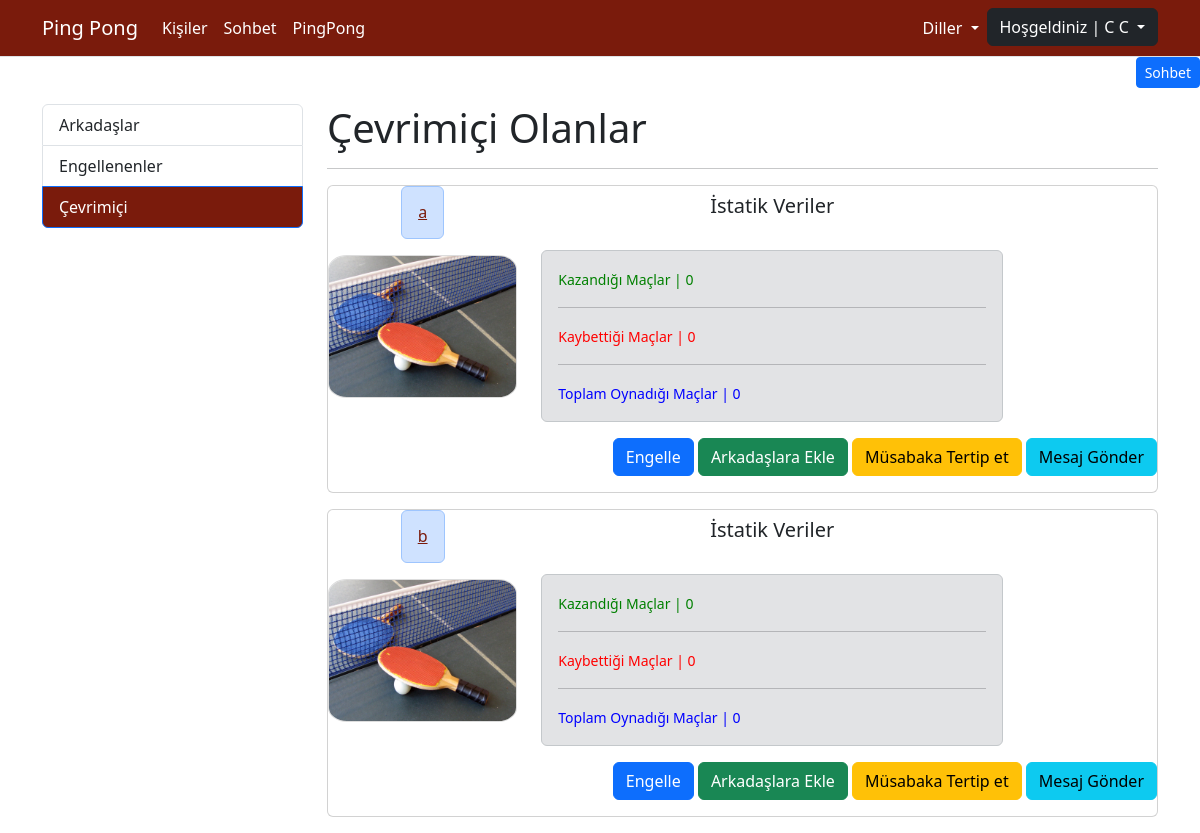
The page /tr/kisiler/cevrimici (signed in) on the database its author committed.
### blog/models.py (models this page shows, shortened)
class Kisiler(models.Model):
	kullanici = models.CharField(max_length=150, null=False)
	tam_adi = models.CharField(max_length=150, null=False)
	resim = models.ImageField(upload_to="blogs", default="blogs/7.jpg", blank=True)
	toplam_mac = models.IntegerField(default=0)
	zafer_mac = models.IntegerField(default=0)
	bozgun_mac = models.IntegerField(default=0)
	cevrimici = models.BooleanField(default=False)
	slug = models.SlugField(null=False,blank=True, unique=True, db_index=True, editable=False)
	user = models.OneToOneField(User, on_delete = models.CASCADE)
	def __str__(self):
		return "{0}".format(self.user)

### blog/views.py (the view)
# urls.py: path(_("kisiler/cevrimici"), views.cevrimici, name="cevrimici"),
def cevrimici(request):
	if request.user.is_authenticated:
		users=Kisiler.objects.exclude(id=request.user.id)
		veri_depo = {}
		veri_depo['users']=users
		veri_depo['engel']=Engel.objects.all()
		ark=Arkadas.objects.filter(diger_users=request.user)
		eng=Engel.objects.filter(diger_users=request.user)
		if len(ark)>0:
			arkadas=Arkadas.objects.get(diger_users=request.user)
			arkadaslar = arkadas.users.all()
			veri_depo['arkadaslar']=arkadaslar
		if len(eng)>0:
			engel=Engel.objects.get(diger_users=request.user)
			engeliler = engel.users.all()
			veri_depo['engelliler']=engeliler
		return render(request, "blog/part/_cevrimici.html", veri_depo)
	return render(request, "blog/index.html")

### blog/templates/blog/part/_cevrimici.html (shortened to what this page needs)
{% extends "base.html" %}
{% load static %}
{% load i18n %}
{% block css_files %}
	<link rel="stylesheet" href="{% static 'blog/css/styles.css' %}">
{% endblock %}
{% block content %}
<div class="container mt-3">
	<div class="row">
		<div class="col-3">
			<div class="list-group">
				<a href="{% url "arkadaslar" %}" class="list-group-item list-group-item-action" aria-current="true">{% trans "Arkadaşlar" %}</a>
				<a href="{% url "engellenenler" %}" class="list-group-item list-group-item-action" aria-current="true">{% trans "Engellenenler" %}</a>
				<a href="{% url "cevrimici" %}" class="list-group-item list-group-item-action active" aria-current="true" style="background-color: #7a1b0c;">{% trans "Çevrimiçi" %}</a>
			</div>
		</div>
		<div class="col-9">
			<h1>{% trans "Çevrimiçi Olanlar" %}</h1>
			<hr>
			{% if users|length > 0 %}
				{% for user in users %}
					{% if user.user.is_staff == False and user.user.is_superuser == False and user.cevrimici %}
						{% include "blog/part/_kisi_cevri.html" %}
					{% endif %}
				{% endfor %}
			{% else %}
				<div class="alert alert-warning">{% trans "Kimse Bulunmamakta" %}</div>
			{% endif %}
	</div>
		</div>
	</div>
{% endblock %}

### templates/part/_navbar.html (shortened to what this page needs)
{% load  static %}
{% load i18n %}
<nav class="navbar navbar-expand-lg border-bottom" style="background-color: #7a1b0c;">
	<div class="container">
		<a class="navbar-brand" style="color: white" href="{% url 'anasayfa' %}">Ping Pong</a>
			<div class="collapse navbar-collapse" id="navbar">
			<ul class="navbar-nav me-auto">
				<li class="nav-item">
					<a class="nav-link" style="color: white" href="{% url 'kisiler' %}">{% trans "Kişiler" %}</a>
				</li>
				<li class="nav-item">
					<a class="nav-link" style="color: white" href="{% url 'sohbet_anasayfa' %}">{% trans "Sohbet" %}</a>
				</li>
				<li class="nav-item">
					<a class="nav-link" style="color: white" href="{% url 'pingpong' %}">{% trans "PingPong" %}</a>
				</li>
			</ul>
			<ul class="navbar-nav ms-auto">
				<li class="nav-item dropdown">
					<a class="nav-link dropdown-toggle" href="#" role="button" data-bs-toggle="dropdown" aria-expanded="false">
						{% trans "Diller" %}
					</a>
				</li>
				{% if user.is_authenticated %}
				<li class="nav-item dropdown">
					<button class="btn btn-dark dropdown-toggle" data-bs-toggle="dropdown" aria-expanded="false">
						{% trans "Hoşgeldiniz" %} | {{ user.get_full_name|title }}
					</button>
				</li>
				{% endif %}
		</div>
	</div>
</nav>

### blog/templates/blog/part/_kisi_cevri.html (shortened to what this page needs)
{% load static %}
{% load i18n %}
<div class="card mb-3">
	<div class="row">
		<div class="col-md-3">
			<h6 class="card-title" style="text-align: center;">
				<div class="d-inline-flex alert alert-primary" role="alert">
					<a style="color:#7a1b0c;" href={% url "kisiler_detay" user|lower %}> {{ user }} </a>
				</div>
				<img class ="resim" src="{{ user.resim.url }}" alt="">
			</h6>
		</div>
		<div class="col-md-9">
			<p class="card-title">
				<div class="col-9">
					<h5 class="card-title" style="text-align: center;">{% trans "İstatik Veriler" %}</h5>
					<br>
					<div class="alert alert-secondary" role="alert">
						<small style="color:green;">{% trans "Kazandığı Maçlar" %} | {{ user.zafer_mac }}</small>
						<br>
						<hr>
						<small style="color:red;">{% trans "Kaybettiği Maçlar" %} | {{ user.bozgun_mac }}</small>
						<br>
						<hr>
						<small style="color:blue;">{% trans "Toplam Oynadığı Maçlar" %} | {{ user.toplam_mac }}</small	>
					</div>
				</div>
			</p>
			<div class="float-md-end mb-3 ms-md-3">
			{% if not user.user in engelliler %}
				<a href="{% url "engel_sistem" opsiyon='engelle' pk=user.pk %}" type="button" class="btn btn-primary">{% trans "Engelle" %}</a>
			{% if not user.user in arkadaslar %}
			<a href="{% url "arkadas_sistem" alternatif='ekle' pk=user.pk %}" type="button" class="btn btn-success">{% trans "Arkadaşlara Ekle" %}</a>
			{% else %}
			<a href="{% url "arkadaslar" %}" type="button" class="btn btn-primary" aria-current="true">{% trans "Arkadaşsın" %}</a>
			{% endif%}
			<a href="#" type="button" class="btn btn-warning">{% trans "Müsabaka Tertip et" %}</a>
			<a href="#" type="button" class="btn btn-info">{% trans "Mesaj Gönder" %}</a>
			{% endif %}
			</div>
		</div>
	</div>
</div>

### static/css/base.css (style rules this page uses)
.nav-link { color: rgb(255, 255, 255) !important; }

### blog/templates/blog/part/_kisi_cevri.html (style rules this page uses)
.resim { max-width:100%; height:auto; border: 1px solid #ddd; border-radius: 10%; }

### rows shown on the page
Kisiler: user.username "a", resim (picture), zafer_mac "0", bozgun_mac "0", toplam_mac "0"
Kisiler: user.username "b", resim (picture), zafer_mac "0", bozgun_mac "0", toplam_mac "0"

### other values the page prints
{{ user.get_full_name|title }} "C C"
